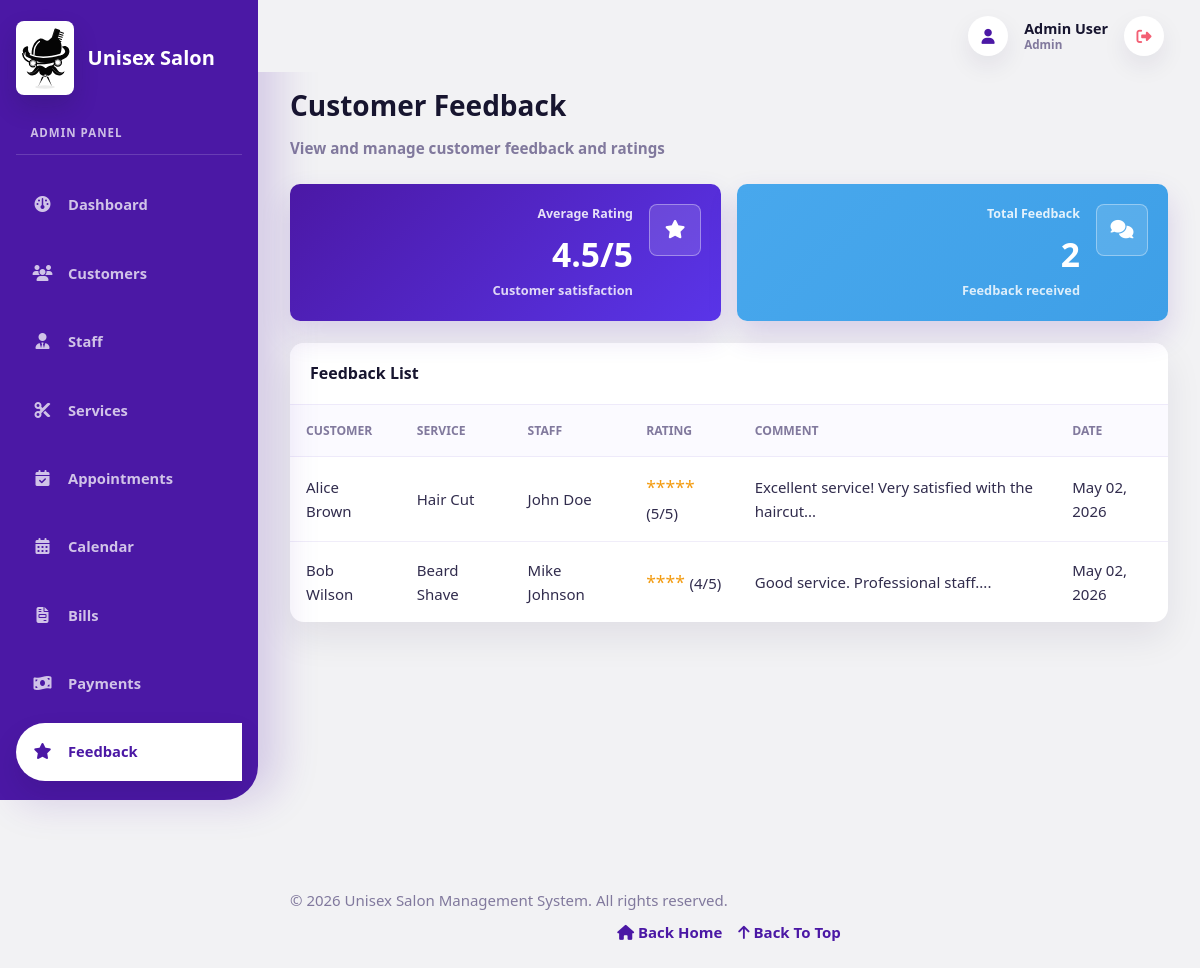
/admin/feedback.php (signed in), run on the app's committed database.
### tables this page shows
CREATE TABLE `feedback` (
  `id` int NOT NULL AUTO_INCREMENT,
  `appointment_id` int DEFAULT NULL,
  `customer_id` int NOT NULL,
  `staff_id` int DEFAULT NULL,
  `service_id` int DEFAULT NULL,
  `rating` int DEFAULT NULL,
  `comment` text,
  `feedback_date` date NOT NULL,
  `status` enum('new','reviewed') DEFAULT 'new',
  `created_at` timestamp NULL DEFAULT CURRENT_TIMESTAMP,
  PRIMARY KEY (`id`),
  KEY `appointment_id` (`appointment_id`),
  KEY `staff_id` (`staff_id`),
  KEY `service_id` (`service_id`),
  KEY `idx_customer` (`customer_id`),
  KEY `idx_date` (`feedback_date`),
  CONSTRAINT `feedback_ibfk_1` FOREIGN KEY (`appointment_id`) REFERENCES `appointments` (`id`) ON DELETE SET NULL,
  CONSTRAINT `feedback_ibfk_2` FOREIGN KEY (`customer_id`) REFERENCES `customers` (`id`) ON DELETE CASCADE,
  CONSTRAINT `feedback_ibfk_3` FOREIGN KEY (`staff_id`) REFERENCES `staff` (`id`) ON DELETE SET NULL,
  CONSTRAINT `feedback_ibfk_4` FOREIGN KEY (`service_id`) REFERENCES `services` (`id`) ON DELETE SET NULL,
  CONSTRAINT `feedback_chk_1` CHECK (((`rating` >= 1) and (`rating` <= 5)))
);

CREATE TABLE `customers` (
  `id` int NOT NULL AUTO_INCREMENT,
  `name` varchar(100) NOT NULL,
  `email` varchar(100) NOT NULL,
  `password` varchar(255) NOT NULL,
  `phone` varchar(15) DEFAULT NULL,
  `gender` enum('Male','Female','Other') DEFAULT NULL,
  `date_of_birth` date DEFAULT NULL,
  `address` text,
  `last_login` timestamp NULL DEFAULT NULL,
  `city` varchar(50) DEFAULT NULL,
  `profile_image` varchar(255) DEFAULT NULL,
  `status` enum('active','inactive') DEFAULT 'active',
  `created_at` timestamp NULL DEFAULT CURRENT_TIMESTAMP,
  `updated_at` timestamp NULL DEFAULT CURRENT_TIMESTAMP ON UPDATE CURRENT_TIMESTAMP,
  PRIMARY KEY (`id`),
  UNIQUE KEY `email` (`email`),
  UNIQUE KEY `phone` (`phone`)
);

CREATE TABLE `services` (
  `id` int NOT NULL AUTO_INCREMENT,
  `name` varchar(100) NOT NULL,
  `description` text,
  `price` decimal(10,2) NOT NULL,
  `duration` int NOT NULL,
  `category` varchar(50) DEFAULT NULL,
  `gender_category` enum('Male','Female','Kids','Unisex') NOT NULL DEFAULT 'Unisex',
  `status` enum('active','inactive') DEFAULT 'active',
  `image` varchar(255) DEFAULT NULL,
  `created_at` timestamp NULL DEFAULT CURRENT_TIMESTAMP,
  `updated_at` timestamp NULL DEFAULT CURRENT_TIMESTAMP ON UPDATE CURRENT_TIMESTAMP,
  PRIMARY KEY (`id`),
  UNIQUE KEY `name` (`name`)
);

CREATE TABLE `users` (
  `id` int NOT NULL AUTO_INCREMENT,
  `name` varchar(100) NOT NULL,
  `email` varchar(100) NOT NULL,
  `password` varchar(255) NOT NULL,
  `role` enum('admin','staff') NOT NULL,
  `status` enum('active','inactive') DEFAULT 'active',
  `profile_image` varchar(255) DEFAULT NULL,
  `phone` varchar(15) DEFAULT NULL,
  `address` text,
  `last_login` timestamp NULL DEFAULT NULL,
  `created_at` timestamp NULL DEFAULT CURRENT_TIMESTAMP,
  `updated_at` timestamp NULL DEFAULT CURRENT_TIMESTAMP ON UPDATE CURRENT_TIMESTAMP,
  PRIMARY KEY (`id`),
  UNIQUE KEY `email` (`email`),
  UNIQUE KEY `phone` (`phone`)
);

### config/db.php (called while the page is built, shortened)
<?php
$conn = new mysqli(DB_HOST, DB_USER, DB_PASSWORD, DB_NAME);
$conn->set_charset("utf8");
function fetchAll($query) {
    global $conn;
    $result = $conn->query($query);
    return $result->fetch_all(MYSQLI_ASSOC);
}
function fetchOne($query) {
    global $conn;
    $result = $conn->query($query);
    return $result->fetch_assoc();
}
function formatDate($date) {
    return date('M d, Y', strtotime($date));
}
?>

### admin/feedback.php (the view, shortened to what this page needs)
<?php
require_once '../config/db.php';
$feedback_list = fetchAll("
    SELECT f.*, c.name as customer_name, u.name as staff_name, s.name as service_name
    FROM feedback f
    JOIN customers c ON f.customer_id = c.id
    LEFT JOIN users u ON f.staff_id IS NOT NULL AND u.id = (SELECT user_id FROM staff WHERE id = f.staff_id)
    LEFT JOIN services s ON f.service_id = s.id
    ORDER BY f.feedback_date DESC
");
$avg_rating = fetchOne("SELECT ROUND(AVG(rating), 1) as avg FROM feedback")['avg'] ?? 0;
$total_feedback = count($feedback_list);
?>
<!DOCTYPE html>
<html lang="en">
<head>
    <link rel="stylesheet" href="<?php echo BASE_URL; ?>assets/css/style.css">
</head>
<body>
    <?php include '../includes/header.php'; ?>
    <?php include '../includes/sidebar.php'; ?>
    <div class="main-content">
        <div class="page-header">
            <h1>Customer Feedback</h1>
            <p>View and manage customer feedback and ratings</p>
        </div>
        <div class="dashboard-grid">
            <div class="dashboard-card success">
                <div class="card-icon"><i class="fa-solid fa-star"></i></div>
                <div class="card-label">Average Rating</div>
                <div class="card-value"><?php echo $avg_rating; ?>/5</div>
                <div class="card-description">Customer satisfaction</div>
            </div>
            <div class="dashboard-card info">
                <div class="card-icon"><i class="fa-solid fa-comments"></i></div>
                <div class="card-label">Total Feedback</div>
                <div class="card-value"><?php echo $total_feedback; ?></div>
                <div class="card-description">Feedback received</div>
            </div>
        </div>
        <div class="table-container">
            <div class="table-header">
                <h2>Feedback List</h2>
            </div>
            <table>
                <thead>
                    <tr>
                        <th>Customer</th>
                        <th>Service</th>
                        <th>Staff</th>
                        <th>Rating</th>
                        <th>Comment</th>
                        <th>Date</th>
                    </tr>
                </thead>
                <tbody>
                    <?php if ($feedback_list): ?>
                        <?php foreach ($feedback_list as $feedback): ?>
                            <tr>
                                <td><?php echo htmlspecialchars($feedback['customer_name']); ?></td>
                                <td><?php echo htmlspecialchars($feedback['service_name'] ?? '-'); ?></td>
                                <td><?php echo htmlspecialchars($feedback['staff_name'] ?? '-'); ?></td>
                                <td>
                                    <span style="color: #F39C12; font-size: 1.1rem;">
                                        <?php echo str_repeat('*', intval($feedback['rating'])); ?>
                                    </span>
                                    (<?php echo $feedback['rating']; ?>/5)
                                </td>
                                <td><?php echo htmlspecialchars(substr($feedback['comment'], 0, 50)); ?>...</td>
                                <td><?php echo formatDate($feedback['feedback_date']); ?></td>
                            </tr>
                        <?php endforeach; ?>
                    <?php else: ?>
                        <tr>
                            <td colspan="6" class="text-center">No feedback yet</td>
                        </tr>
                    <?php endif; ?>
                </tbody>
            </table>
        </div>
    </div>
    <?php include '../includes/footer.php'; ?>
</body>
</html>

### data on the page
feedback: customer.name "Alice Brown", service.name "Hair Cut", users.name "John Doe", rating "*****", rating "5", comment "Excellent service! Very satisfied with the haircut", feedback_date "May 02, 2026"
feedback: customer.name "Bob Wilson", service.name "Beard Shave", users.name "Mike Johnson", rating "****", rating "4", comment "Good service. Professional staff.", feedback_date "May 02, 2026"

### other printed values
$_SESSION['name'] "Admin User"
$_SESSION['role'] "Admin"
$avg_rating "4.5"
$total_feedback "2"
